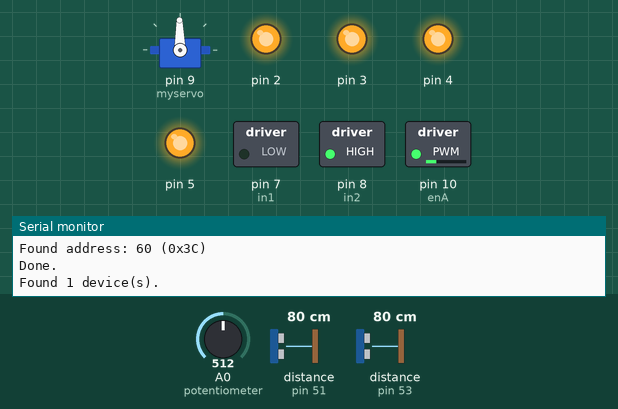
A sketch run on a simulated Arduino Uno, built with avr-gcc and run on an emulated ATmega328P. Shown: servo, switched loads named in the sketch (green lamp = pin HIGH), output pins drawn as LEDs (lit = HIGH), the last lines printed to the serial monitor. The inputs (shaded band) are chosen by the test bench; at power-on: distance to the obstacle (sensors on pin 51, pin 53) 80 cm, A0 (potentiometer) = 512.

Above: at 2.8 s.
2.9 s: distance to the obstacle (sensor on pin 51) set to 2 cm
At 3.7 s:
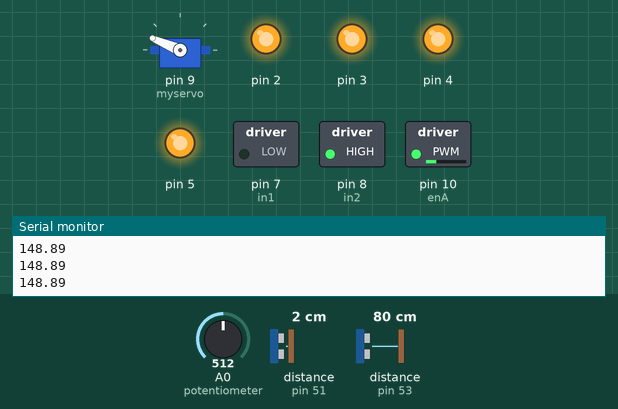
4.5 s: distance to the obstacle (sensor on pin 53) set to 4 cm
At 5.8 s:
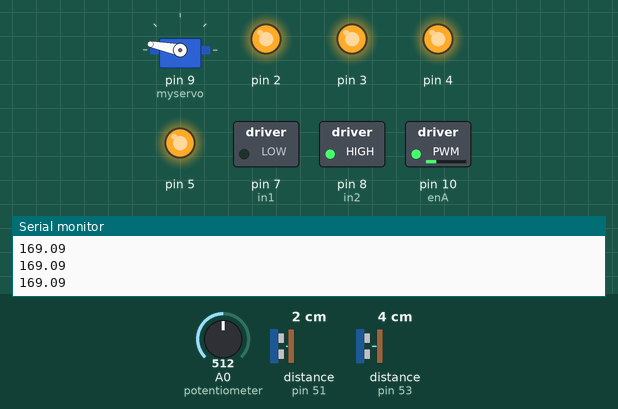
6.1 s: distance to the obstacle (sensor on pin 51) set to 9 cm
At 7.2 s:
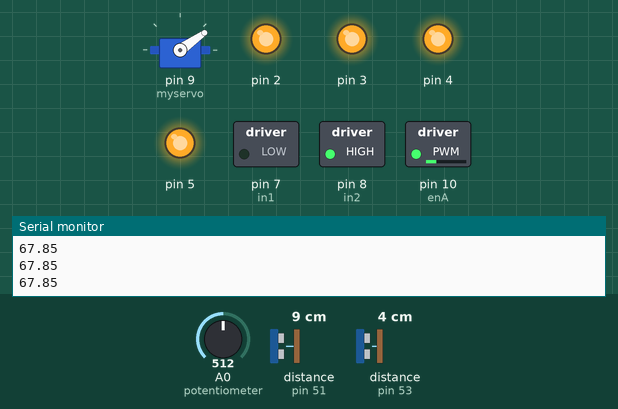
7.7 s: distance to the obstacle (sensor on pin 53) set to 7 cm
At 8.2 s:
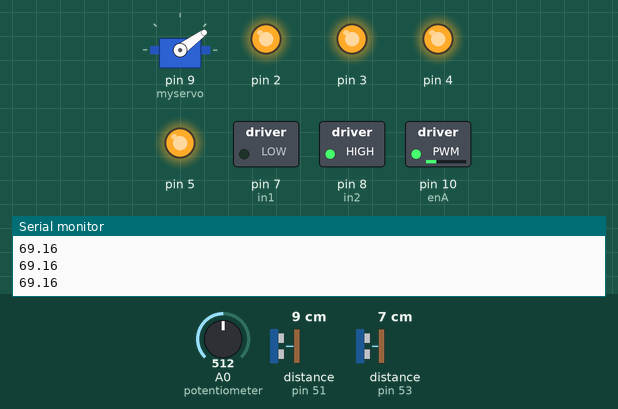
9.2 s: distance to the obstacle (sensor on pin 53) set to 9 cm
At 10.4 s:
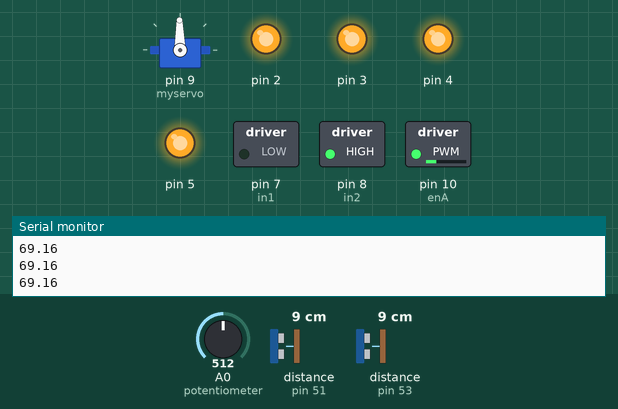
10.7 s: A0 (potentiometer) set to 306
At 11.4 s:
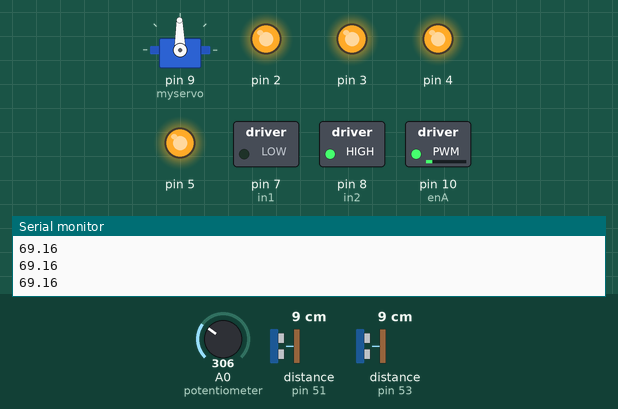
Timing chart, 0 to 13.2 s (numbered marks = the images above; inputs shaded):
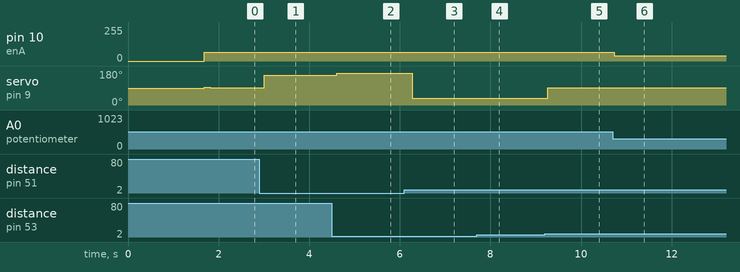

The sketch:

atanserv.ino
```cpp
#include <Servo.h>
#include <Wire.h>
#include <VL53L1X.h>


//inställningar för motor
#define enA 10
#define in1 7
#define in2 8
#define button 11
#define RAD_TO_DEG 57.295779513082320876798154814105
int rotDirection = 0;
int pressed = false;

//deklarerar sensorer
VL53L1X left_90;
VL53L1X left_45;
VL53L1X right_45;
VL53L1X right_90;
VL53L1X sensor5;


float svang_L(float pV_45, float pH_45){
float V,SV,x,y;

//300 är ett hittepåvärde för ca 3cm från sensorena till bilens mitt.
x=pV_45+600;
y=pH_45+600;

V=atan2(y,x);
//enligt servot
V=V*RAD_TO_DEG;
SV=70-(45-V);
Serial.println(SV);
return SV;
}

float svang_R(float pV_45, float pH_45){
  float V,SV,x,y;

  x=pH_45+600;
  y=pV_45+600;

V=atan2(y,x);
V=V*RAD_TO_DEG;

SV=170-(45-V);
Serial.println(SV);
return SV;
}


Servo myservo;  //Skapar ett servoobjekt som kontrollerar servot
int pos;


/* ---  S E T  U P ---  */
void setup()
{
  //deklarerar sensor pins
  pinMode(2, OUTPUT);
  pinMode(3, OUTPUT);
  pinMode(4, OUTPUT);
  pinMode(5, OUTPUT);
  //pinMode(6, OUTPUT);
  myservo.attach(9);  //kopplar servot till pin 9 på arduinon

  //deklarerar motor pins
  pinMode(enA, OUTPUT);
  pinMode(in1, OUTPUT);
  pinMode(in2, OUTPUT);
  pinMode(button, INPUT);
  // Set initial rotation direction
  digitalWrite(in1, LOW);
  digitalWrite(in2, HIGH);

  digitalWrite(2, LOW);
  digitalWrite(3, LOW);
  digitalWrite(4, LOW);
  digitalWrite(5, LOW);
  //digitalWrite(6, LOW);


 // Initalisiert I2C
  delay(500);
  Wire.begin();
  Wire.beginTransmission(0x29);
  Serial.begin (9600);

  digitalWrite(2, HIGH);
  delay(150);
  Serial.println("00");
  left_90.init();
  Serial.println("01");
  delay(100);
  left_90.setAddress(0x31);
  Serial.println("02");

/*
//Tror att den första sensorn räknas som standard och behöver inte tilldelas en adress?
  digitalWrite(2, HIGH);
  delay(150);
  Serial.println("09");
  left_90.init();
  Serial.println("10");
  delay(100);
*/
// Detta ger sensorn kopplad till pin 3 (sensor2) adressen 0x33
  digitalWrite(3,HIGH);
  delay(150);
  left_45.init();
  Serial.println("01");
  delay(100);
  left_45.setAddress(0x33);
  Serial.println("02");

digitalWrite(4,HIGH);
  delay(150);
  right_45.init();
  Serial.println("03");
  delay(100);
  right_45.setAddress(0x35);
  Serial.println("04");

  digitalWrite(5,HIGH);
  delay(150);
  right_90.init();
  Serial.println("05");
  delay(100);
  right_90.setAddress(0x37);
  Serial.println("06");

/*
  digitalWrite(6,HIGH);
  delay(150);
  sensor5.init();
  Serial.println("07");
  delay(100);
  sensor5.setAddress(0x39);
  Serial.println("08");
  */


  left_90.setDistanceMode(VL53L1X::Short);
  left_90.setMeasurementTimingBudget(50000);
  left_90.startContinuous(50);
  left_90.setTimeout(100);

  left_45.setDistanceMode(VL53L1X::Short);
  left_45.setMeasurementTimingBudget(50000);
  left_45.startContinuous(50);
  left_45.setTimeout(100);

  right_45.setDistanceMode(VL53L1X::Short);
  right_45.setMeasurementTimingBudget(50000);
  right_45.startContinuous(50);
  right_45.setTimeout(100);

  right_90.setDistanceMode(VL53L1X::Short);
  right_90.setMeasurementTimingBudget(50000);
  right_90.startContinuous(50);
  right_90.setTimeout(100);

  /*
  sensor5.setDistanceMode(VL53L1X::short);
  sensor5.setMeasurementTimingBudget(50000);
  sensor5.startContinuous(50);
  sensor5.setTimeout(100);
  */

  delay(150);
  Serial.println("addresses set");

  Serial.println ("I2C scanner. Scanning ...");
  byte count = 0;


  for (byte i = 1; i < 120; i++)
  {

    Wire.beginTransmission (i);
    if (Wire.endTransmission () == 0)
    {
      Serial.print ("Found address: ");
      Serial.print (i, DEC);
      Serial.print (" (0x");
      Serial.print (i, HEX);
      Serial.println (")");
      count++;
      delay (1);  // maybe unneeded?
    } // end of good response
  } // end of for loop
  Serial.println ("Done.");
  Serial.print ("Found ");
  Serial.print (count, DEC);
  Serial.println (" device(s).");

  myservo.write(95);
}

/* ---  M A I N  L O O P --- */
void loop()
{


int hast=150;
 //Motorfunktionen
  int potValue = analogRead(A0); // Read potentiometer value
  int pwmOutput = map(potValue, 0, 2000, 0 , 255); // Map the potentiometer value from 0 to 255
  analogWrite(enA, pwmOutput); // Send PWM signal to L298N Enable pin


  //Styrfunktionen
  while(left_45.read()<right_45.read())
  {

float L,R,funkR,angle;

    funkR=svang_R(left_45.read(),right_45.read());
      angle=map(funkR,30,170  ,90,170);
  myservo.write(angle);

    //Serial.println("högersväng");
  }

  while(right_45.read()<left_45.read())
  {
    float L,R,funkL, angle;

    funkL=svang_L(left_45.read(),right_45.read());
    angle=map(funkL,30,170,16,90);

  myservo.write(angle);

    //Serial.println("vänstersväng");
  }

 // while(left_45.read()>220 && right_45.read()>220)
  //{
    myservo.write(91);
    //Serial.println("Rakt fram!");
  //}


}
```

Measured:
- the behaviour switches between 8 and 9 cm on distance to the obstacle (sensor on pin 53) (found by bisection; images 4 and 5)
- after the input at 2.9 s, servo on pin 9 (myservo): 91° → 157° after 0.11 s
- after the input at 4.5 s, servo on pin 9 (myservo): 157° → 169° after 0.11 s
- after the input at 6.1 s, servo on pin 9 (myservo): 169° → 35° after 0.17 s
- after the input at 7.7 s, servo on pin 9 (myservo): 35° → 36° at once
- after the input at 9.2 s, servo on pin 9 (myservo): 36° → 91° after 0.07 s
- after the input at 10.7 s, pin 10 (enA): 65/255 → 39/255 at once
